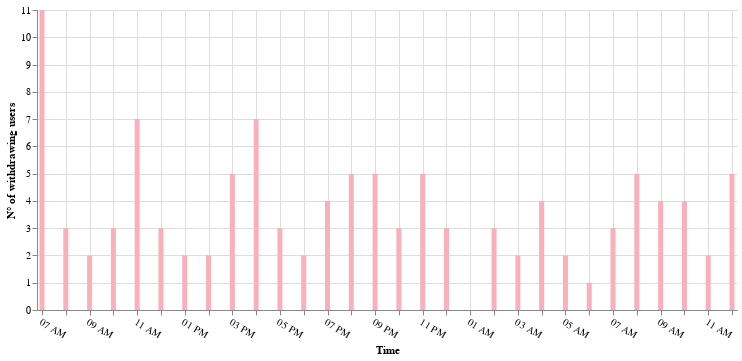

This figure's notebook cell:
### Code cell
alt.Chart(p2_hourly_df.rename(columns=cols_dict)).mark_bar().encode(
    x=cols_dict['HR']+':T',
    y=cols_dict['WITH_USERS']+":Q",
    tooltip=[cols_dict['HR']+':T',cols_dict['WITH_USERS']+":Q"]
).configure_mark(
    color='#fab0ba'
).properties(width=700).configure_axisX(
    labelAngle=30
).configure_view(strokeOpacity=0)

### Figure 1 — Vega-Lite specification as saved in the notebook (floating-point values rounded to 4 significant figures)
{"config": {"view": {"continuousWidth": 400, "continuousHeight": 300, "strokeOpacity": 0}, "axisX": {"labelAngle": 30}, "mark": {"color": "#fab0ba"}}, "data": {"name": "data-0dc651d25483e8fd49dfd8e7e2d7c545"}, "mark": "bar", "encoding": {"tooltip": [{"field": "Time", "type": "temporal"}, {"field": "N° of withdrawing users", "type": "quantitative"}], "x": {"field": "Time", "type": "temporal"}, "y": {"field": "N° of withdrawing users", "type": "quantitative"}}, "width": 700, "$schema": "https://vega.github.io/schema/vega-lite/v4.17.0.json", "datasets": {"data-0dc651d25483e8fd49dfd8e7e2d7c545": [{"Time": "2022/02/02  11:00:00", "Withdrawn amount": 1070.0, "WITH_TX": 2, "N° of withdrawing users": 2}, {"Time": "2022/02/02  09:00:00", "Withdrawn amount": 1150.0, "WITH_TX": 4, "N° of withdrawing users": 4}, {"Time": "2022/02/01  20:00:00", "Withdrawn amount": 104700.0, "WITH_TX": 5, "N° of withdrawing users": 5}, {"Time": "2022/02/01  12:00:00", "Withdrawn amount": 857.7, "WITH_TX": 3, "N° of withdrawing users": 3}, {"Time": "2022/02/01  10:00:00", "Withdrawn amount": 19310.0, "WITH_TX": 3, "N° of withdrawing users": 3}, {"Time": "2022/02/01  19:00:00", "Withdrawn amount": 1788.0, "WITH_TX": 4, "N° of withdrawing users": 4}, {"Time": "2022/02/01  23:00:00", "Withdrawn amount": 4211.0, "WITH_TX": 5, "N° of withdrawing users": 5}, {"Time": "2022/02/01  14:00:00", "Withdrawn amount": 14000.0, "WITH_TX": 2, "N° of withdrawing users": 2}, {"Time": "2022/02/01  15:00:00", "Withdrawn amount": 7636.0, "WITH_TX": 5, "N° of withdrawing users": 5}, {"Time": "2022/02/01  17:00:00", "Withdrawn amount": 4949.0, "WITH_TX": 4, "N° of withdrawing users": 3}, {"Time": "2022/02/01  22:00:00", "Withdrawn amount": 1300.0, "WITH_TX": 3, "N° of withdrawing users": 3}, {"Time": "2022/02/01  11:00:00", "Withdrawn amount": 24690.0, "WITH_TX": 7, "N° of withdrawing users": 7}, {"Time": "2022/02/02  02:00:00", "Withdrawn amount": 1043.0, "WITH_TX": 3, "N° of withdrawing users": 3}, {"Time": "2022/02/01  18:00:00", "Withdrawn amount": 1470.0, "WITH_TX": 2, "N° of withdrawing users": 2}, {"Time": "2022/02/01  08:00:00", "Withdrawn amount": 5923.0, "WITH_TX": 3, "N° of withdrawing users": 3}, {"Time": "2022/02/01  16:00:00", "Withdrawn amount": 39640.0, "WITH_TX": 7, "N° of withdrawing users": 7}, {"Time": "2022/02/02  03:00:00", "Withdrawn amount": 3108.0, "WITH_TX": 2, "N° of withdrawing users": 2}, {"Time": "2022/02/02  00:00:00", "Withdrawn amount": 11500.0, "WITH_TX": 3, "N° of withdrawing users": 3}, {"Time": "2022/02/02  06:00:00", "Withdrawn amount": 1100.0, "WITH_TX": 1, "N° of withdrawing users": 1}, {"Time": "2022/02/02  08:00:00", "Withdrawn amount": 61030.0, "WITH_TX": 5, "N° of withdrawing users": 5}, {"Time": "2022/02/02  07:00:00", "Withdrawn amount": 2445.0, "WITH_TX": 3, "N° of withdrawing users": 3}, {"Time": "2022/02/02  04:00:00", "Withdrawn amount": 16220.0, "WITH_TX": 4, "N° of withdrawing users": 4}, {"Time": "2022/02/01  07:00:00", "Withdrawn amount": 501200.0, "WITH_TX": 11, "N° of withdrawing users": 11}, {"Time": "2022/02/02  12:00:00", "Withdrawn amount": 12290.0, "WITH_TX": 6, "N° of withdrawing users": 5}, {"Time": "2022/02/01  21:00:00", "Withdrawn amount": 2642.0, "WITH_TX": 5, "N° of withdrawing users": 5}, {"Time": "2022/02/02  05:00:00", "Withdrawn amount": 515900.0, "WITH_TX": 2, "N° of withdrawing users": 2}, {"Time": "2022/02/02  10:00:00", "Withdrawn amount": 2850.0, "WITH_TX": 4, "N° of withdrawing users": 4}, {"Time": "2022/02/01  09:00:00", "Withdrawn amount": 1250.0, "WITH_TX": 2, "N° of withdrawing users": 2}, {"Time": "2022/02/01  13:00:00", "Withdrawn amount": 1930.0, "WITH_TX": 2, "N° of withdrawing users": 2}]}}
